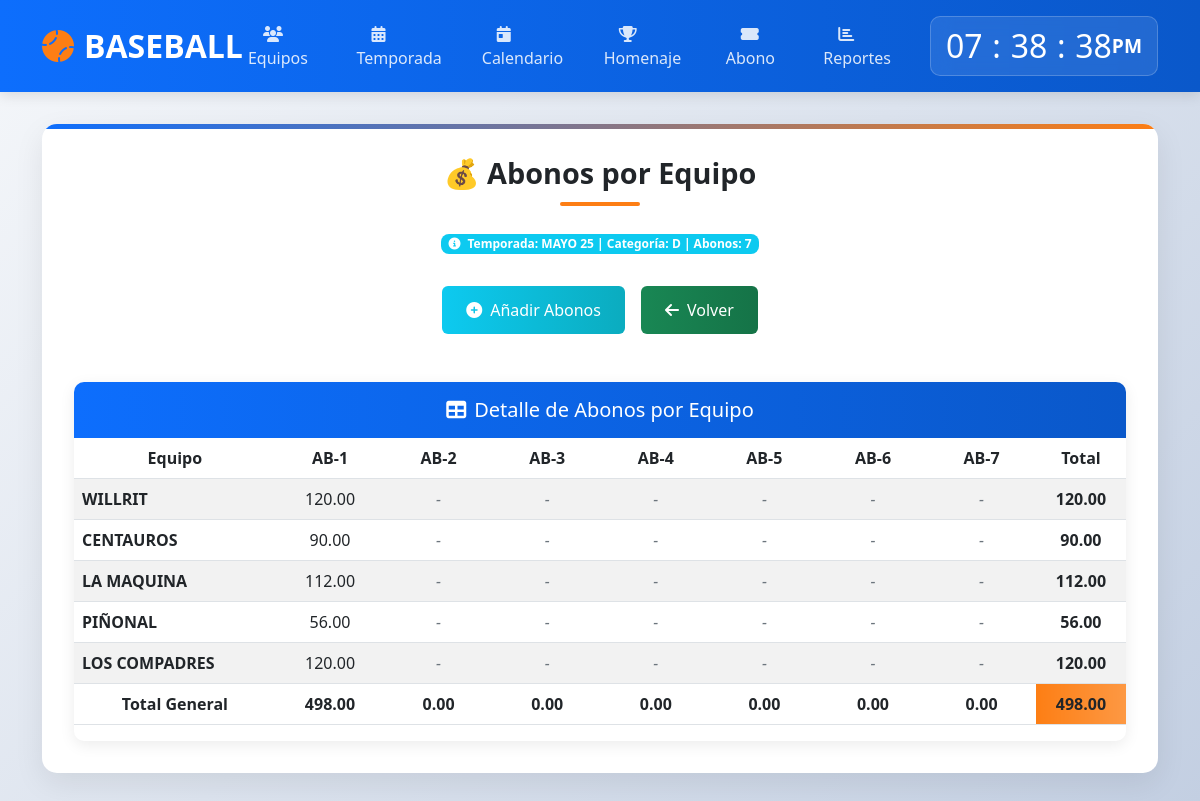
Page /modulos/abonos/list.php?idn=3&id=15&cat=D on the committed database.
### tables this page shows
CREATE TABLE `temporada` (
  `id_temp` int(100) NOT NULL,
  `name_temp` text NOT NULL,
  `categoria` varchar(1) NOT NULL,
  `partidas` int(100) NOT NULL,
  `innings` int(10) NOT NULL,
  `valor` decimal(10,2) NOT NULL,
  `nequipos` int(10) NOT NULL,
  `activo` int(1) DEFAULT NULL
);

CREATE TABLE `abonos` (
  `id_abn` int(100) NOT NULL,
  `id_temp` int(100) NOT NULL,
  `categoria` varchar(1) NOT NULL,
  `ncantidad` int(100) NOT NULL,
  `prize_four` varchar(1) DEFAULT NULL,
  `cant_four` int(100) DEFAULT NULL,
  `prize_once` int(1) DEFAULT NULL,
  `cant_once` int(100) DEFAULT NULL,
  `prize_second` int(1) DEFAULT NULL,
  `cant_second` int(100) DEFAULT NULL,
  `prize_third` int(1) DEFAULT NULL,
  `cant_third` int(100) DEFAULT NULL
);

CREATE TABLE `tab_clasf` (
  `id_tab` int(100) NOT NULL,
  `id_temp` int(100) NOT NULL,
  `id_team` int(100) NOT NULL,
  `name_team` varchar(50) NOT NULL,
  `categoria` varchar(1) NOT NULL,
  `jj` int(100) DEFAULT NULL,
  `jg` int(100) DEFAULT NULL,
  `jp` int(100) DEFAULT NULL,
  `je` int(100) DEFAULT NULL,
  `avg` int(10) DEFAULT NULL,
  `ca` int(100) DEFAULT NULL,
  `ce` int(100) DEFAULT NULL,
  `dif` int(100) DEFAULT NULL
);

CREATE TABLE `monto` (
  `id_monto` int(100) NOT NULL,
  `id_abn` int(100) NOT NULL,
  `categoria` varchar(1) NOT NULL,
  `id_temp` int(100) NOT NULL,
  `id_team` int(100) NOT NULL,
  `monto` decimal(10,2) DEFAULT NULL,
  `numero` int(100) NOT NULL
);

### modulos/abonos/list.php (the view, shortened to what this page needs)
<?php
$con = conectar();
$idn = isset($_REQUEST['idn']) ? intval($_REQUEST['idn']) : 0;
$id = isset($_REQUEST['id']) ? intval($_REQUEST['id']) : 0;
$cat = isset($_REQUEST['cat']) ? mysqli_real_escape_string($con, $_REQUEST['cat']) : '';
$revisar = "SELECT * FROM abonos WHERE id_abn = $idn AND categoria LIKE '%$cat%'";
$query = mysqli_query($con, $revisar);
$data = mysqli_fetch_array($query);
$nabono = $data['ncantidad'];
$revisar_temp = "SELECT * FROM temporada WHERE id_temp = $id";
$ryque_temp = mysqli_query($con, $revisar_temp);
$datatp = mysqli_fetch_array($ryque_temp);
?>
<!DOCTYPE html>
<html lang="es">
<head>
    <link href="https://cdn.jsdelivr.net/npm/bootstrap@5.3.0/dist/css/bootstrap.min.css" rel="stylesheet">
    <link rel="stylesheet" href="https://cdnjs.cloudflare.com/ajax/libs/font-awesome/6.4.0/css/all.min.css">
</head>
<body>
    <header class="header">
        <div class="container">
            <div class="d-flex justify-content-between align-items-center">
                <a href="../../" class="logo">
                    <i class="fas fa-baseball-ball"></i>BASEBALL
                </a>
                <ul class="navigation">
                    <li><a href="../equipos/"><i class="fas fa-users"></i> Equipos</a></li>
                    <li><a href="../juego/"><i class="fas fa-calendar-alt"></i> Temporada</a></li>
                    <li><a href="../calendario/"><i class="fas fa-calendar-day"></i> Calendario</a></li>
                    <li><a href="../homenaje/homenaje.php"><i class="fas fa-trophy"></i> Homenaje</a></li>
                    <li><a href="../abonos/"><i class="fas fa-ticket-alt"></i> Abono</a></li>
                    <li><a href="../reporte/reporte.php"><i class="fas fa-chart-bar"></i> Reportes</a></li>
                </ul>
                <div class="clock-container">
                    <div class="clock">
                        <h2 id="hour">00</h2><h2 class="dot">:</h2>
                        <h2 id="minute">00</h2><h2 class="dot">:</h2>
                        <h2 id="seconds">00</h2><span id="ampm">AM</span>
                    </div>
                </div>
            </div>
        </div>
    </header>
    <main class="main-content">
        <div class="container">
            <div class="content-container">
                <h1 class="page-title">💰 Abonos por Equipo</h1>
                <div class="text-center mb-4">
                    <div class="info-badge mb-2">
                        <i class="fas fa-info-circle me-1"></i>
                        Temporada: <?php echo htmlspecialchars($datatp['name_temp']); ?>
                        | Categoría: <?php echo htmlspecialchars($cat); ?>
                        | Abonos: <?php echo $nabono; ?>
                    </div>
                </div>
                <div class="action-buttons">
                    <a href="abonar.php?idn=<?php echo $idn; ?>&id=<?php echo $id; ?>&cat=<?php echo urlencode($cat); ?>" class="btn btn-info" data-bs-toggle="tooltip" data-bs-placement="top" title="Añadir nuevos abonos">
                        <i class="fas fa-plus-circle me-2"></i>Añadir Abonos
                    </a>
                    <a href="../abonos/" class="btn btn-success" data-bs-toggle="tooltip" data-bs-placement="top" title="Volver al listado de abonos">
                        <i class="fas fa-arrow-left me-2"></i>Volver
                    </a>
                </div>
                <div class="table-container">
                    <div class="table-header">
                        <h5 class="mb-0"><i class="fas fa-table me-2"></i>Detalle de Abonos por Equipo</h5>
                    </div>
                    <div class="table-responsive">
                        <table class="table table-hover table-striped">
                            <thead>
                                <tr>
                                    <th>Equipo</th>
                                    <?php for ($i = 1; $i <= $nabono; $i++) { ?>
                                        <th>AB-<?php echo $i; ?></th>
                                    <?php } ?>
                                    <th class="total-cell">Total</th>
                                </tr>
                            </thead>
                            <tbody>
                                <?php
                                $revisar = "SELECT * FROM tab_clasf WHERE id_temp = $id AND categoria LIKE '%$cat%'";
                                $ryque = mysqli_query($con, $revisar);
                                $nunum = mysqli_num_rows($ryque);
                                if ($nunum >= 1) {
                                    while ($bdata = mysqli_fetch_array($ryque)) {
                                        $nmmm = $bdata['name_team'];
                                        $nttm = $bdata['id_team'];
                                ?>
                                <tr>
                                    <td class="team-name"><?php echo htmlspecialchars($nmmm); ?></td>
                                    <?php
                                    $suma_montos = 0;
                                    for ($j = 1; $j <= $nabono; $j++) {
                                        $njn = "SELECT monto FROM monto WHERE id_abn = $idn AND id_team = $nttm AND numero = $j";
                                        $qtt = mysqli_query($con, $njn);
                                        $dop = mysqli_fetch_array($qtt);
                                        $monto_actual = isset($dop['monto']) ? $dop['monto'] : 0;
                                        $suma_montos += $monto_actual;
                                    ?>
                                    <td class="abono-cell">
                                        <?php if ($monto_actual > 0): ?>
                                            <?php echo number_format($monto_actual, 2); ?>
                                        <?php else: ?>
                                            <span class="empty-abono">-</span>
                                        <?php endif; ?>
                                    </td>
                                    <?php } ?>
                                    <td class="total-cell"><?php echo number_format($suma_montos, 2); ?></td>
                                </tr>
                                <?php
                                    }
                                } else {
                                    echo '<tr><td colspan="' . ($nabono + 2) . '" class="text-center py-4"><i class="fas fa-exclamation-circle me-2"></i>No hay equipos registrados para esta temporada y categoría</td></tr>';
                                }
                                ?>
                            </tbody>
                            <tfoot>
                                <tr>
                                    <td class="total-cell"><strong>Total General</strong></td>
                                    <?php
                                    for ($j = 1; $j <= $nabono; $j++) {
                                        $total_columna = 0;
                                        $revisar_equipos = "SELECT id_team FROM tab_clasf WHERE id_temp = $id AND categoria LIKE '%$cat%'";
                                        $query_equipos = mysqli_query($con, $revisar_equipos);
                                        while ($equipo = mysqli_fetch_array($query_equipos)) {
                                            $nttm = $equipo['id_team'];
                                            $njn = "SELECT monto FROM monto WHERE id_abn = $idn AND id_team = $nttm AND numero = $j";
                                            $qtt = mysqli_query($con, $njn);
                                            $dop = mysqli_fetch_array($qtt);
                                            $monto_actual = isset($dop['monto']) ? $dop['monto'] : 0;
                                            $total_columna += $monto_actual;
                                        }
                                    ?>
                                    <td class="total-cell"><?php echo number_format($total_columna, 2); ?></td>
                                    <?php } ?>
                                    <?php
                                    $totalmente = "SELECT SUM(monto) AS total_final
                                    FROM monto
                                    WHERE id_abn = $idn AND id_temp = $id AND categoria LIKE '%$cat%'";
                                    $trata = mysqli_query($con, $totalmente);
                                    $datatol = mysqli_fetch_array($trata);
                                    $total_general = isset($datatol['total_final']) ? $datatol['total_final'] : 0;
                                    ?>
                                    <td class="grand-total"><?php echo number_format($total_general, 2); ?></td>
                                </tr>
                            </tfoot>
                        </table>
                    </div>
                </div>
            </div>
        </div>
    </main>
</body>
</html>

### modulos/abonos/list.php (style rules this page uses)
:root { --primary-color: #0d6efd; --secondary-color: #fd7e14; --dark-color: #212529; --light-color: #f8f9fa; --success-color: #198754; --danger-color: #dc3545; --warning-color: #ffc107; --info-color: #0dcaf0; }
body { font-family: 'Segoe UI', Tahoma, Geneva, Verdana, sans-serif; background: linear-gradient(135deg, #f5f7fa 0%, #c3cfe2 100%); min-height: 100vh; margin: 0; padding: 0; color: #333; }
.header { background: linear-gradient(90deg, var(--primary-color) 0%, #0a58ca 100%); color: white; padding: 1rem 0; box-shadow: 0 4px 12px rgba(0, 0, 0, 0.1); position: sticky; top: 0; z-index: 1000; }
.logo { font-size: 2rem; font-weight: 700; color: white; text-decoration: none; display: flex; align-items: center; }
.logo i { margin-right: 10px; color: var(--secondary-color); transition: transform 0.3s; }
.navigation { display: flex; list-style: none; margin: 0; padding: 0; }
.navigation li { margin: 0 5px; }
.navigation a { color: rgba(255, 255, 255, 0.85); text-decoration: none; padding: 10px 15px; border-radius: 6px; transition: all 0.3s; font-weight: 500; }
.clock-container { background: rgba(255, 255, 255, 0.1); border-radius: 10px; padding: 10px 15px; backdrop-filter: blur(10px); border: 1px solid rgba(255, 255, 255, 0.2); }
.clock { display: flex; align-items: center; color: white; font-size: 1.2rem; font-weight: 600; }
.clock h2 { margin: 0; min-width: 28px; text-align: center; }
.dot { margin: 0 5px; }
.main-content { padding: 2rem 0; }
.content-container { background: white; border-radius: 15px; box-shadow: 0 10px 30px rgba(0, 0, 0, 0.08); padding: 2rem; position: relative; overflow: hidden; margin: 0 auto; }
.content-container::before { content: ''; position: absolute; top: 0; left: 0; width: 100%; height: 5px; background: linear-gradient(90deg, var(--primary-color) 0%, var(--secondary-color) 100%); }
.page-title { font-size: 1.8rem; font-weight: 700; color: var(--dark-color); margin-bottom: 1.5rem; position: relative; padding-bottom: 15px; text-align: center; }
.page-title::after { content: ''; position: absolute; bottom: 0; left: 50%; transform: translateX(-50%); width: 80px; height: 4px; background: var(--secondary-color); border-radius: 2px; }
.btn { border-radius: 6px; font-weight: 500; padding: 0.75rem 1.5rem; transition: all 0.3s; margin-bottom: 1rem; }
.btn-info { background: linear-gradient(90deg, var(--info-color) 0%, #0bacbf 100%); border: none; color: white; }
.btn-success { background: linear-gradient(90deg, var(--success-color) 0%, #157347 100%); border: none; color: white; }
.table-container { margin-top: 2rem; overflow: hidden; border-radius: 10px; box-shadow: 0 4px 15px rgba(0, 0, 0, 0.08); }
.table-header { background: linear-gradient(90deg, var(--primary-color) 0%, #0a58ca 100%); color: white; padding: 1rem; text-align: center; }
table { width: 100%; border-collapse: collapse; margin-bottom: 0; }
th { background: #f8f9fa; color: var(--dark-color); padding: 12px; text-align: center; font-weight: 600; border-bottom: 2px solid #dee2e6; position: sticky; top: 0; z-index: 10; }
td { padding: 12px; text-align: center; vertical-align: middle; border-bottom: 1px solid #dee2e6; }
tr:nth-child(even) { background-color: #f8f9fa; }
.team-name { font-weight: 600; color: var(--dark-color); text-align: left; }
.abono-cell { min-width: 80px; font-weight: 500; }
.total-cell { font-weight: 700; background-color: #e9ecef; color: var(--dark-color); }
.grand-total { font-weight: 800; background: linear-gradient(90deg, var(--secondary-color) 0%, #fd9843 100%); color: white; }
.empty-abono { color: #6c757d; font-style: italic; }
.action-buttons { display: flex; gap: 1rem; justify-content: center; margin-bottom: 1.5rem; }
.info-badge { display: inline-block; padding: 0.35em 0.65em; font-size: 0.75em; font-weight: 700; line-height: 1; text-align: center; white-space: nowrap; vertical-align: baseline; border-radius: 0.5rem; background-color: var(--info-color); color: white; }

### rows in the picture
temporada: name_temp "MAYO 25"
abonos: ncantidad "7"
tab_clasf: name_team "WILLRIT", suma_montos "120.00"
monto: monto "120.00"
tab_clasf: name_team "CENTAUROS", suma_montos "90.00"
monto: monto "90.00"
tab_clasf: name_team "LA MAQUINA", suma_montos "112.00"
monto: monto "112.00"
tab_clasf: name_team "PIÑONAL", suma_montos "56.00"
monto: monto "56.00"
tab_clasf: name_team "LOS COMPADRES", suma_montos "120.00"
monto: monto "120.00"

### other values in the picture
$cat "D"
$total_columna "498.00"
$total_columna "0.00"
$total_general "498.00"
